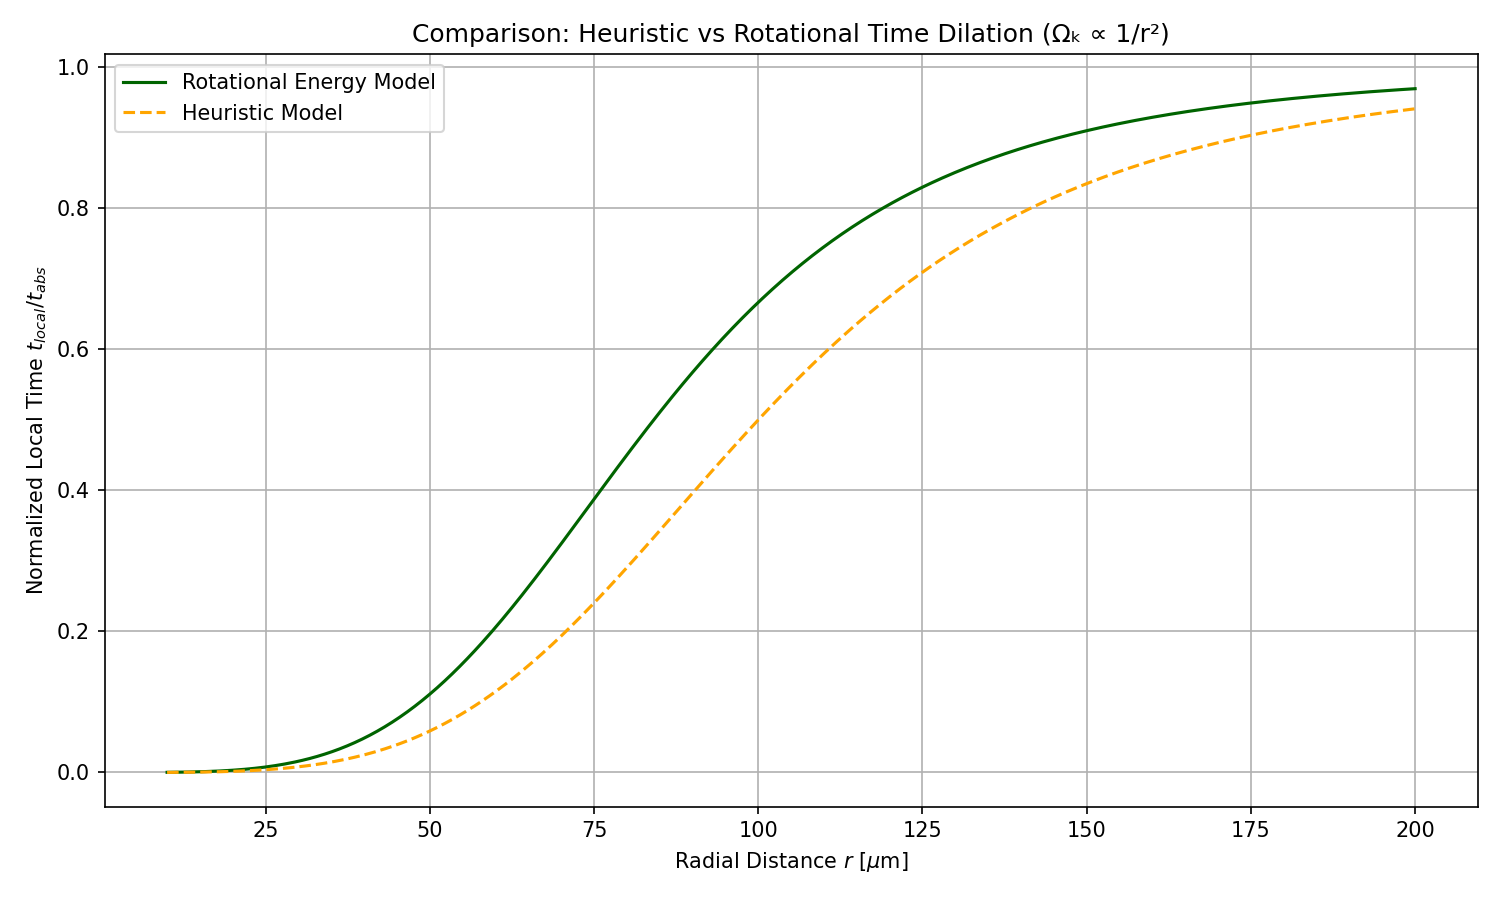

Python code for this plot:
import os
import re
from datetime import datetime
import matplotlib
matplotlib.use('TkAgg')  # Ensure it uses Tkinter backend
import matplotlib.pyplot as plt
import numpy as np
from matplotlib import cm


# Define zoomed-in radial range
r_zoom = np.linspace(0.00001, 0.0002, 500)
Omega_k_r_zoom = 1e6 / r_zoom**2

# Constants for both models
alpha_rot = 1e-8
I_rot = 1e-20

# Rotational model: includes moment of inertia
t_rot = 1 / (1 + 0.5 * alpha_rot * I_rot * Omega_k_r_zoom**2)

# Heuristic model: no inertia term
alpha_heuristic = alpha_rot * I_rot
t_heuristic = 1 / (1 + alpha_heuristic * Omega_k_r_zoom**2)

# Plot comparison
plt.figure(figsize=(10, 6))
plt.plot(r_zoom * 1e6, t_rot, label="Rotational Energy Model", color='darkgreen')
plt.plot(r_zoom * 1e6, t_heuristic, label="Heuristic Model", color='orange', linestyle='--')
plt.xlabel("Radial Distance $r$ [$\mu$m]")
plt.ylabel("Normalized Local Time $t_{local} / t_{abs}$")
plt.title("Comparison: Heuristic vs Rotational Time Dilation (Ωₖ ∝ 1/r²)")
plt.grid(True)
plt.legend()
plt.tight_layout()
# ✅ Get the script filename dynamically
script_name = os.path.splitext(os.path.basename(__file__))[0]
# ✅ **Create a Folder for Saving Frames**
filename = f"{script_name}.png"

plt.savefig(filename, dpi=150)  # Save image with high resolution

plt.show()
